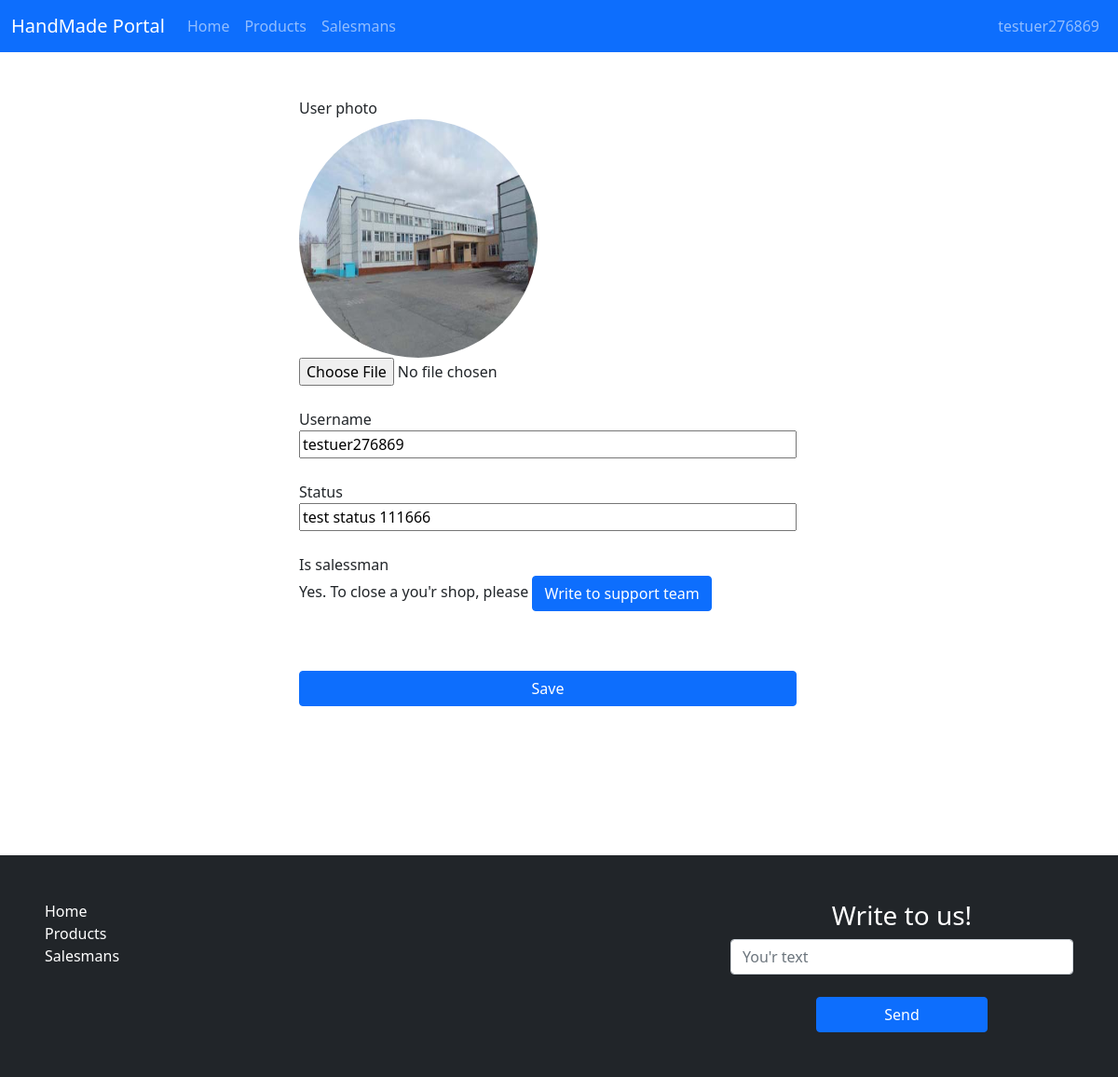
Screenshot of /user/settings/ (signed in) with the database file from the repository.
### users/models.py (models this page shows, shortened)
class Profile(models.Model):
    user = models.OneToOneField(User, verbose_name='User', on_delete=models.CASCADE)
    user_image = models.ImageField("User avatar", blank=True)
    name = models.CharField(max_length=255, verbose_name='Name')
    status = models.CharField(max_length=255, verbose_name="Status", default="", blank=True)
    raiting = models.PositiveIntegerField(verbose_name="Rainting", default=0)
    is_salesman = models.BooleanField(default=False, verbose_name='Is Salesman')
    verification = models.BooleanField(default=False, verbose_name='Verification')
    shop_background = models.CharField(max_length=255, verbose_name="Shop background", default="#FFFFFF")
    class Meta:
        verbose_name = 'Profile'
        verbose_name_plural = 'Profiles'

### users/views.py (the view, shortened to what this page needs)
# urls.py: path('settings/', profile_settings, name='profile_settings'),
def profile_settings(request):
    user = Profile.objects.get(user=request.user.pk)
    data = {
        'user': user
    }
    return render(request, 'users/settings.html', data)

### users/templates/users/settings.html (shortened to what this page needs)
{% extends 'main/base.html' %}
{% block content %}
<div class="row d-flex justify-content-center w-100">
    <form action="" method="post" class="w-50">
        <label for="">User photo</label></br>
        <img src="{{ user.user_image.url }}" alt=""     style="width: 256px; height: 256px; border-radius: 100%;">
        <input type="file" name="user_photo" id=""><br><br>
        <label for="">Username</label><br>
        <input type="text" name="username" id="" value="{{ user.name }}" class="w-100"><br><br>
        <label for="">Status</label>
        <input type="text" name="status" value="{{ user.status }}" class="w-100"><br><br>
        <label for="">Is salessman</label><br>
        {% if user.is_salesman %}
        <p>Yes. To close a you'r shop, please <a href="" class="btn btn-primary">Write to support team</a></p>
        {% else %}
        <input type="checkbox" name="is_salesman" id="">
        {% endif %}<br><br>
        <input type="submit" value="Save" class="btn btn-primary w-100">
    </form>
</div>
{% endblock %}

### main/templates/main/base.html (shortened to what this page needs)
{% load static %}
<!DOCTYPE html>
<html lang="en">
<head>
    <link href="https://cdn.jsdelivr.net/npm/bootstrap@5.1.3/dist/css/bootstrap.min.css" rel="stylesheet">
    <link rel="stylesheet" href="{% static 'css/style.css' %}">
</head>
<body>
    <div class="wrapper">
        <nav class="navbar navbar-expand-lg navbar-dark bg-primary">
            <div class="container-fluid">
                <a class="navbar-brand" href="{% url 'main_index' %}">HandMade Portal</a>
                <div class="collapse navbar-collapse" id="navbarSupportedContent">
                    <div class="d-flex w-100">
                        <ul class="navbar-nav me-auto mb-2 mb-lg-0 d-flex w-100">
                            <li class="nav-item">
                                <a class="nav-link" href="{% url 'main_index' %}">Home</a>
                            </li>
                            <li class="nav-item">
                                <a class="nav-link" href="{% url 'all_products' %}">Products</a>
                            </li>
                            <li class="nav-item">
                                <a class="nav-link" href="{% url 'salesmans' %}">Salesmans</a>
                            </li>
                        </ul>
                        <ul class="navbar-nav me-auto mb-2 mb-lg-0 d-flex w-100 justify-content-end">
                            <li class="nav-item">
                                {% if request.user.is_anonymous %}
                                    <a class="nav-link" href="{% url 'user_login' %}">Login</a>
                                {% else %}
                                    <a class="nav-link" href="{% url 'profile' request.user.pk %}">{{ request.user.username }}</a>
                                {% endif %}
                            </li>
                        </ul>
                    </div>
                </div>
            </div>
        </nav>
        <div class="content container mt-5">
            {% block content %}
            {% endblock %}
        </div>
        <footer class="bg-dark p-5 w-100">
            <div class="d-flex justify-content-between">
                <div class="col-4 d-flex flex-column">
                    <a class="" href="{% url 'main_index' %}">Home</a>
                    <a class="" href="{% url 'all_products' %}">Products</a>
                    <a class="" href="{% url 'salesmans' %}">Salesmans</a>
                </div>
                <div class="col-4">
                    <h3 class="text-center">Write to us!</h3>
                    <form action="" method="post" class="d-flex flex-column align-items-center">
                        <input type="text" name="msg" id="" class="form-control" placeholder="You'r text"><br>
                        <input type="submit" value="Send" class="w-50 btn btn-primary">
                    </form>
                </div>
            </div>
        </footer>
    </div>
</body>
</html>

### main/static/css/style.css (style rules this page uses)
html, body { height: 100%; }
.wrapper { display: -webkit-box; display: -ms-flexbox; display: flex; -webkit-box-orient: vertical; -webkit-box-direction: normal; -ms-flex-direction: column; flex-direction: column; min-height: 100%; }
.content { -webkit-box-flex: 1; -ms-flex: 1 0 auto; flex: 1 0 auto; }
footer { margin-top: 10rem; -webkit-box-flex: 0; -ms-flex: 0 0 auto; flex: 0 0 auto; color: white; }
footer a { color: white; text-decoration: none; }

### rows the page displays
Profile: user_image (picture), username "testuer276869", status "test status 111666"

### other values shown
{{ request.user.username }} "testuer276869"
